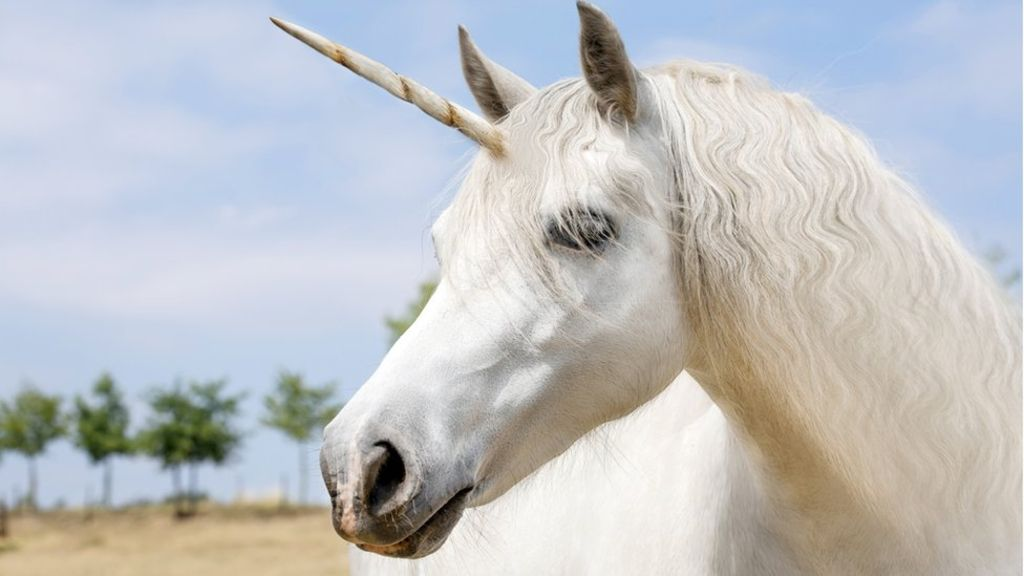
#> input picture unicorn..jpg, 1024 x 576 px, found by its file name
$ python obamicon.py
#> lines starting #> are read from the running program, lines starting #| are printed output that depends on the picture
# skeleton code for obamicon from PIL import Image
from PIL import Image
Unicorn = Image.open("Unicorn..jpg")
#> Unicorn is the input picture: PIL image 1024x576 RGB; mean R, G, B 191.9, 193.2, 195
pixel_list = list(Unicorn.getdata())
#> pixel_list = 589824 items
# =============================================================== # define colors as variables so we can recall them later: #
dark_blue=(0, 51, 76)
red=(217, 26, 33)
light_blue=(112, 150, 158)
yellow=(252, 227, 166)

colors_list=[]

# =============================================================== # define a function that obama-fies the image. # this function will take your images' pixel list as a parameter. # for each pixel in your image's pixel list, "obama-fy" it by # creating a new RGB value (dark blue, red, light blue, or yellow) # based on the intensity of that pixel. return a pixel list # containing the RGB values of the obamafied picture. # ===============================================================

# Alexia=Image.open("Unicorn..jpg")
def obamafy(pixel_list):


	 # tuple = (1,2,3) # list = [1,2,3] # tuple[0] # give me 1
# Change the values so the pixel color changes # - Based on the rules below, change that pixel color from the original color to either dark blue, red, light blue, or yellow
# If the intensity < 182, then it's dark blue # If the intensity is between 182 and 364, then it's red # If the intensity is between 364 and 546, then it's light blue # all other intensity values, it is yellow
	# colors_list.append("dark_blue, red, light_blue, yellow")

# if intensity is < 182 then add dark blue to the new list
# 	elif intensity is >= 182 and < 364 then add red to the new list
# 	elif intensity is >= 364 and < 546 then add light blue to the new list
# 	else add yellow to the new list

	for item in pixel_list:
		intensity = item[0] + item[1] + item[2]
		if intensity <= 182:
			colors_list.append(dark_blue) #should change inten. color..
		elif intensity >= 182 and intensity < 364:
			colors_list.append(red)
		elif intensity >= 364 and intensity < 546:
			colors_list.append(light_blue)
		else:
			colors_list.append(yellow)
#> this loop made 589824 passes
#> (item, intensity) on passes 1 to 3: ((197, 210, 229), 636), ((197, 210, 229), 636), ((197, 210, 229), 636)
#> after the loop, colors_list = 589824 items

# return the pixel list i was given that i edited to contain the RGB values of the obamafied picture.
	return colors_list

obamafy(pixel_list)
Unicorn.putdata(colors_list)
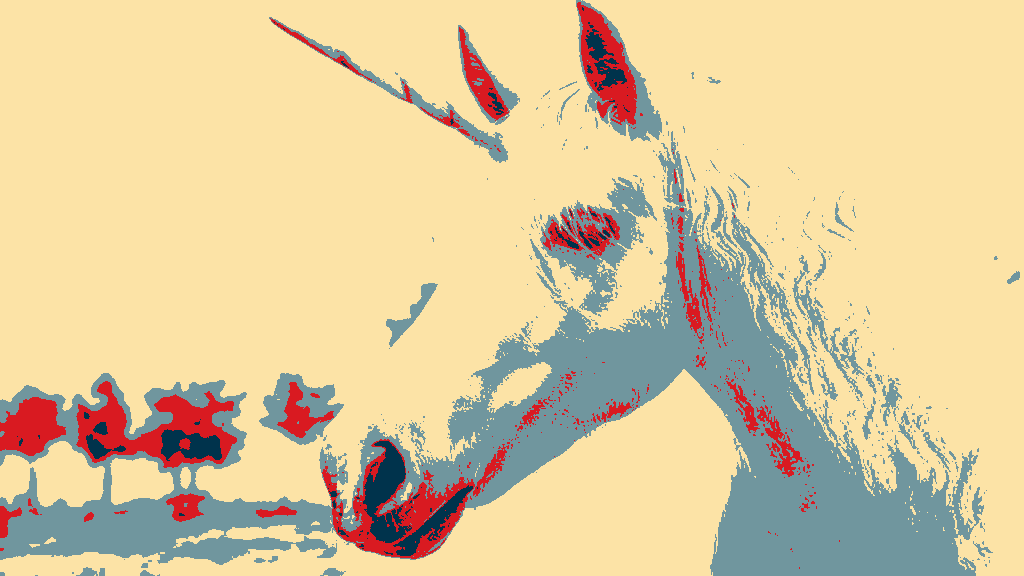
#> Unicorn: PIL image 1024x576 RGB; mean R, G, B 219.6, 200.7, 157.4
Unicorn.show()

$ run again, with obamify.PNG saved as unicorn..jpg
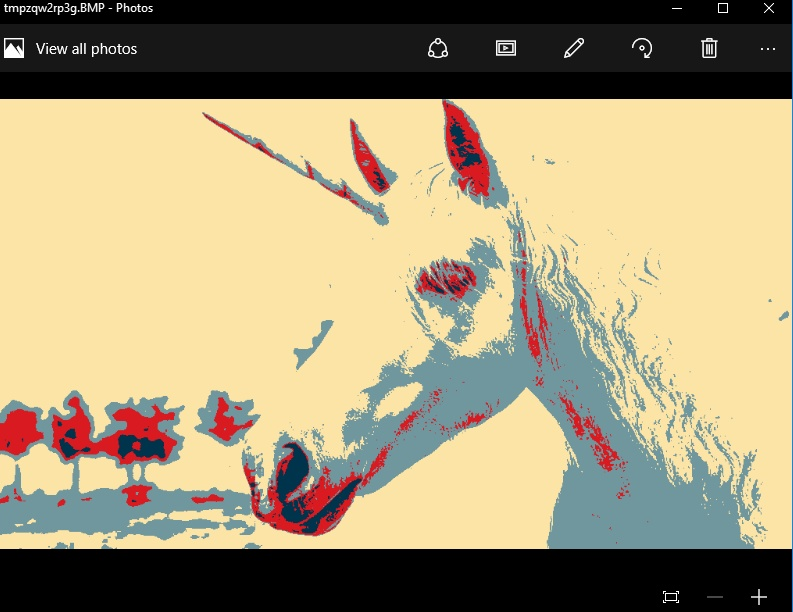
#> input picture obamify.PNG, 793 x 612 px, found by its file name
#> Unicorn is the input picture: PIL image 793x612 RGB; mean R, G, B 163.9, 150.9, 118.7
#> pixel_list = 485316 items
#> the loop in obamafy, `for item in pixel_list:` made 485316 passes
#> (item, intensity) on passes 1 to 3: ((0, 0, 0), 0), ((1, 1, 1), 3), ((1, 1, 1), 3)
#> `Unicorn.putdata(colors_list)`:
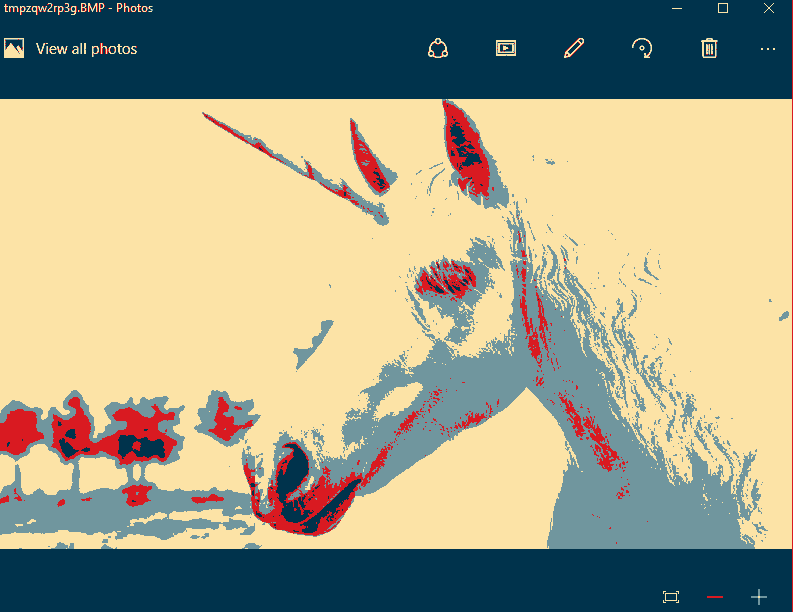
#> Unicorn: PIL image 793x612 RGB; mean R, G, B 162.6, 161.3, 135.9
